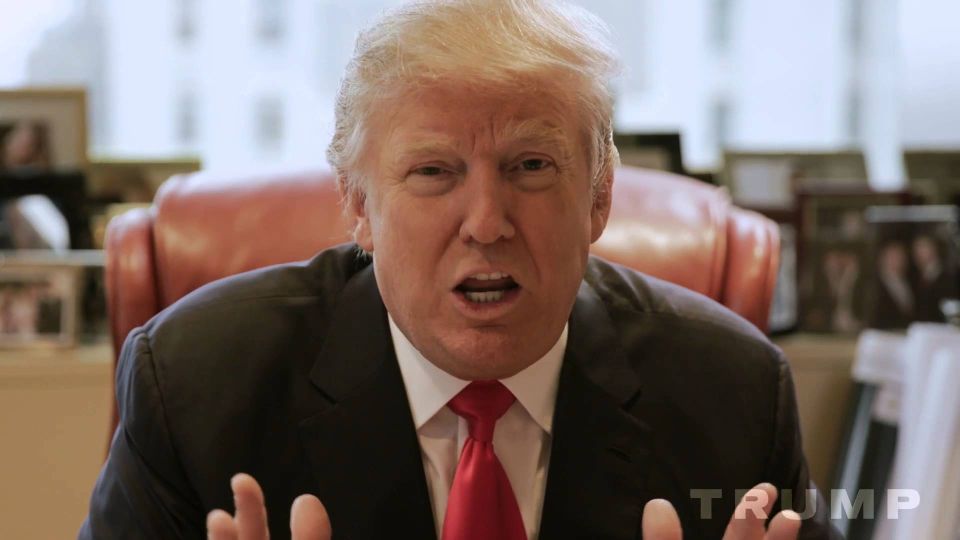
#> input picture FaceSwap/data/dt.jpg, 1920 x 1080 px (shown at 1/2 size)
$ python -i 3.CatchPICFromVideoUseOpenCV.py   (imports and definitions only)
#> lines starting #> are read from the running program, lines starting #| are printed output that depends on the picture
#!/usr/bin/env python
# -*- coding: utf-8 -*-
# @Time    : 2018/7/2 15:22
# @Author  : Guicheng.Zhou
# @File    : 3.CatchPICFromVideoUseOpenCV.py
# @Software: IntelliJ IDEA
# @Describe: 通过视频截取(使用opencv)图片并保存，用于数据训练

import cv2
import os
import time
import threading

size = 64


# [60 lines left out: function catchpicfromvideo, not called in this run]


def facedetect(img_path, save_path):
    """
   人脸检测
   :param img_path:图片路径
   :param save_path:保存路径
   :return:
   """
#> called with img_path = '../FaceSwap/data/dt.jpg', save_path = 'out.png'
    frame = cv2.imread(img_path)
#> frame is the input picture: shape (1080, 1920, 3); mean B, G, R 101.3, 107.6, 123.8
    # 告诉OpenCV使用人脸识别分类器
    classifier = cv2.CascadeClassifier("data/haarcascades/haarcascade_frontalface_alt2.xml")
    # 将当前帧转换成灰度图像,减少计算强度
    gray = cv2.cvtColor(frame, cv2.COLOR_RGB2GRAY)
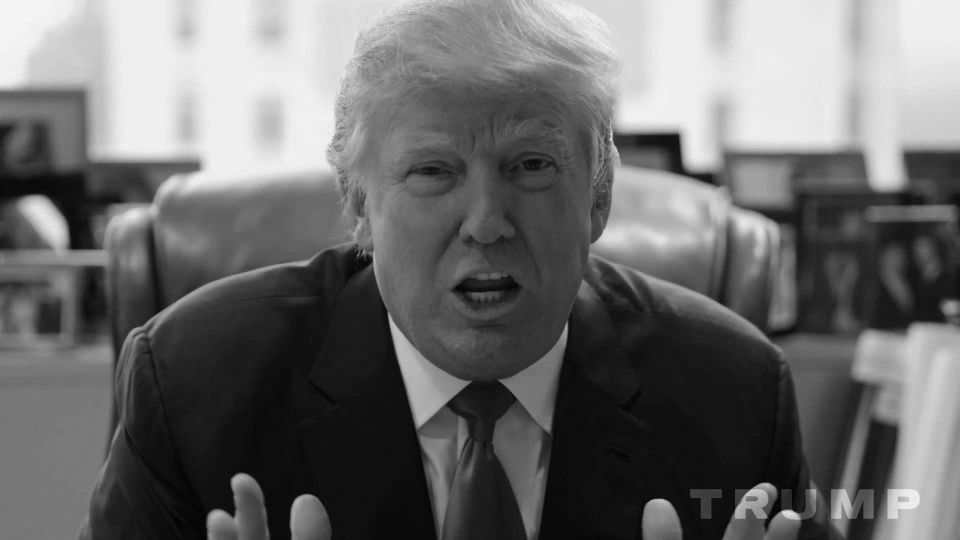
#> gray: shape (1080, 1920) (shown at 1/2 size); min 1, max 248, mean 107.6
    # 人脸检测，1.2和3分别表示图像缩放比例和需要检测的有效点数
    faceRects = classifier.detectMultiScale(gray, scaleFactor=1.2, minNeighbors=3, minSize=(32, 32))
#> faceRects = [[697, 164, 510, 510]]
    if len(faceRects) > 0:  # 大于0表示检测数人脸
        for faceRect in faceRects:  # 单独框出每一张人脸
            x, y, w, h = faceRect

            # 将当前帧保存为图片
            image = frame[y - 10:y + h + 10, x - 10:x + w + 10]
            res = cv2.resize(image, (size, size))
            cv2.imwrite(save_path, res)
#> this loop made 1 pass
#> pass 1, in facedetect, `image = frame[y - 10:y + h + 10, x - 10:x + w + 10]`:
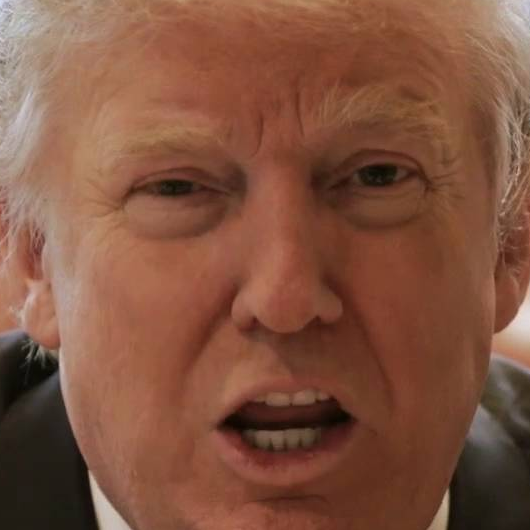
#> image: shape (530, 530, 3); mean B, G, R 63.2, 82.9, 128.6
#> pass 1, in facedetect, `res = cv2.resize(image, (size, size))`:
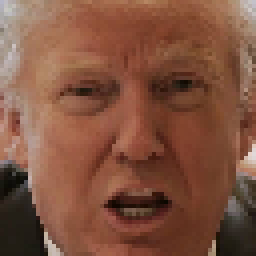
#> res: shape (64, 64, 3) (shown 4 times larger); mean B, G, R 63.1, 82.8, 128.4


# [12 lines left out: function catch_face, not called in this run]


class myThread1(threading.Thread):  # 继承父类threading.Thread
    # [5 lines left out: function __init__, not called in this run]

    def run(self):
        catch_face('F:/AI/videos/zjq', 'F:/AI/videos/face/zjq')


class myThread2(threading.Thread):  # 继承父类threading.Thread
    # [5 lines left out: function __init__, not called in this run]

    def run(self):
        catch_face('F:/AI/videos/zgc', 'F:/AI/videos/face/zgc')


# [9 lines not run here, left out]

>>> result = facedetect('../FaceSwap/data/dt.jpg', 'out.png')

$ run again, on FaceSwap/data/hc.jpg
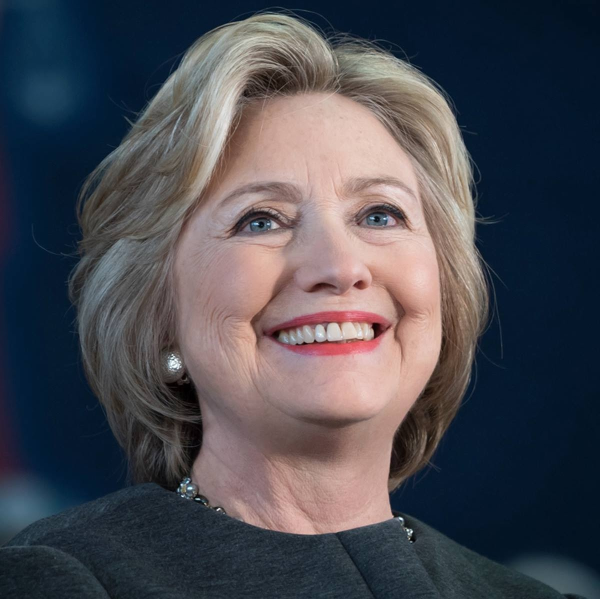
#> input picture FaceSwap/data/hc.jpg, 1200 x 1198 px (shown at 1/2 size)
#> in facedetect, frame is the input picture: shape (1198, 1200, 3); mean B, G, R 81.8, 74.3, 74.3
#> in facedetect, `gray = cv2.cvtColor(frame, cv2.COLOR_RGB2GRAY)`:
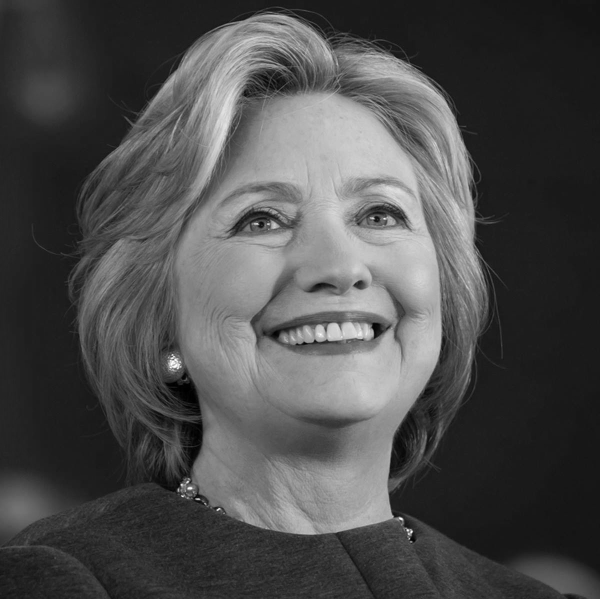
#> gray: shape (1198, 1200) (shown at 1/2 size); min 0, max 255, mean 76.6
#> faceRects = [[367, 196, 598, 598]]
#> the loop in facedetect, `for faceRect in faceRects:` made 1 pass
#> pass 1, in facedetect, `res = cv2.resize(image, (size, size))`:
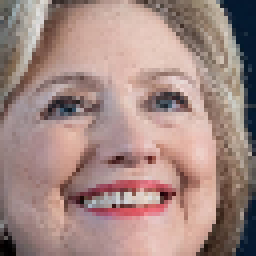
#> res: shape (64, 64, 3) (shown 4 times larger); mean B, G, R 131, 136.6, 163.4
